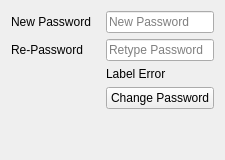
     <widget class="QWidget" name="ChangePasswordPage">
      <layout class="QVBoxLayout" name="verticalLayout_12">
       <item>
        <widget class="QFrame" name="frame_7">
         <property name="frameShape">
          <enum>QFrame::NoFrame</enum>
         </property>
         <property name="frameShadow">
          <enum>QFrame::Raised</enum>
         </property>
         <layout class="QFormLayout" name="formLayout_8">
          <property name="horizontalSpacing">
           <number>15</number>
          </property>
          <property name="verticalSpacing">
           <number>6</number>
          </property>
          <property name="leftMargin">
           <number>0</number>
          </property>
          <property name="topMargin">
           <number>0</number>
          </property>
          <property name="rightMargin">
           <number>0</number>
          </property>
          <property name="bottomMargin">
           <number>0</number>
          </property>
          <item row="0" column="0">
           <widget class="QLabel" name="usernameLoginLabel_2">
            <property name="text">
             <string>New Password</string>
            </property>
           </widget>
          </item>
          <item row="0" column="1">
           <widget class="QLineEdit" name="lineEditChangePass">
            <property name="echoMode">
             <enum>QLineEdit::Password</enum>
            </property>
            <property name="placeholderText">
             <string>New Password</string>
            </property>
           </widget>
          </item>
          <item row="1" column="0">
           <widget class="QLabel" name="passwordLabel_2">
            <property name="text">
             <string>Re-Password</string>
            </property>
           </widget>
          </item>
          <item row="1" column="1">
           <widget class="QLineEdit" name="lineEditReChangePass">
            <property name="echoMode">
             <enum>QLineEdit::Password</enum>
            </property>
            <property name="placeholderText">
             <string>Retype Password</string>
            </property>
           </widget>
          </item>
          <item row="2" column="1">
           <widget class="QLabel" name="labelChangePassErrors">
            <property name="sizePolicy">
             <sizepolicy hsizetype="Preferred" vsizetype="Preferred">
              <horstretch>0</horstretch>
              <verstretch>0</verstretch>
             </sizepolicy>
            </property>
            <property name="text">
             <string>Label Error</string>
            </property>
            <property name="wordWrap">
             <bool>true</bool>
            </property>
           </widget>
          </item>
          <item row="3" column="1">
           <widget class="QPushButton" name="buttonChangePassword">
            <property name="text">
             <string>Change Password</string>
            </property>
            <property name="iconSize">
             <size>
              <width>25</width>
              <height>25</height>
             </size>
            </property>
           </widget>
          </item>
          <item row="2" column="0">
           <widget class="QLabel" name="labelChangePasswordUserID">
            <property name="text">
             <string/>
            </property>
           </widget>
          </item>
         </layout>
        </widget>
       </item>
       <item>
        <spacer name="verticalSpacer_11">
         <property name="orientation">
          <enum>Qt::Vertical</enum>
         </property>
         <property name="sizeHint" stdset="0">
          <size>
           <width>20</width>
           <height>40</height>
          </size>
         </property>
        </spacer>
       </item>
      </layout>
     </widget>
